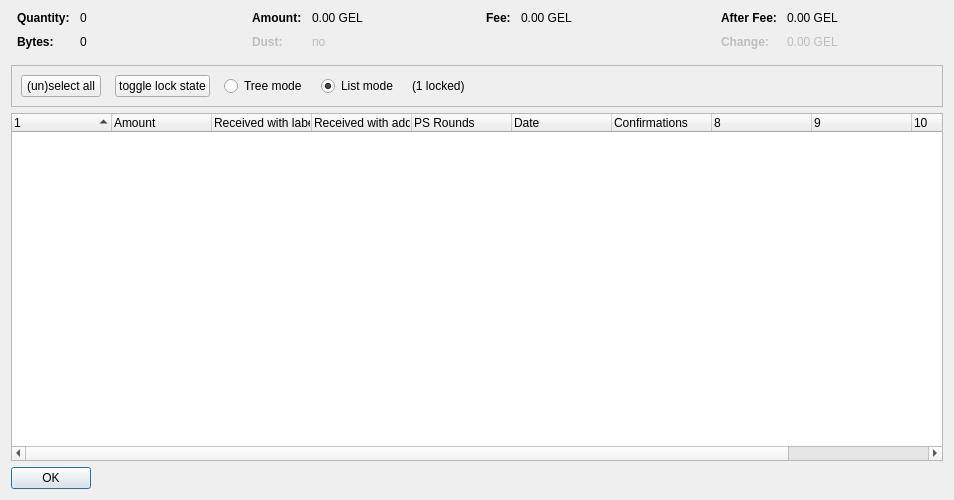
<?xml version="1.0" encoding="UTF-8"?>
<ui version="4.0">
 <class>CoinControlDialog</class>
 <widget class="QDialog" name="CoinControlDialog">
  <property name="geometry">
   <rect>
    <x>0</x>
    <y>0</y>
    <width>954</width>
    <height>500</height>
   </rect>
  </property>
  <property name="windowTitle">
   <string>Coin Selection</string>
  </property>
  <layout class="QVBoxLayout" name="verticalLayout">
   <item>
    <layout class="QHBoxLayout" name="horizontalLayoutTop" stretch="0,0,0,0">
     <property name="topMargin">
      <number>0</number>
     </property>
     <property name="bottomMargin">
      <number>10</number>
     </property>
     <item>
      <layout class="QFormLayout" name="formLayoutCoinControl1">
       <property name="horizontalSpacing">
        <number>10</number>
       </property>
       <property name="verticalSpacing">
        <number>10</number>
       </property>
       <property name="leftMargin">
        <number>6</number>
       </property>
       <property name="rightMargin">
        <number>6</number>
       </property>
       <item row="0" column="0">
        <widget class="QLabel" name="labelCoinControlQuantityText">
         <property name="font">
          <font>
           <weight>75</weight>
           <bold>true</bold>
          </font>
         </property>
         <property name="text">
          <string>Quantity:</string>
         </property>
        </widget>
       </item>
       <item row="0" column="1">
        <widget class="QLabel" name="labelCoinControlQuantity">
         <property name="cursor">
          <cursorShape>IBeamCursor</cursorShape>
         </property>
         <property name="contextMenuPolicy">
          <enum>Qt::ActionsContextMenu</enum>
         </property>
         <property name="text">
          <string notr="true">0</string>
         </property>
         <property name="textInteractionFlags">
          <set>Qt::LinksAccessibleByMouse|Qt::TextSelectableByKeyboard|Qt::TextSelectableByMouse</set>
         </property>
        </widget>
       </item>
       <item row="1" column="0">
        <widget class="QLabel" name="labelCoinControlBytesText">
         <property name="font">
          <font>
           <weight>75</weight>
           <bold>true</bold>
          </font>
         </property>
         <property name="text">
          <string>Bytes:</string>
         </property>
        </widget>
       </item>
       <item row="1" column="1">
        <widget class="QLabel" name="labelCoinControlBytes">
         <property name="cursor">
          <cursorShape>IBeamCursor</cursorShape>
         </property>
         <property name="contextMenuPolicy">
          <enum>Qt::ActionsContextMenu</enum>
         </property>
         <property name="text">
          <string notr="true">0</string>
         </property>
         <property name="textInteractionFlags">
          <set>Qt::LinksAccessibleByMouse|Qt::TextSelectableByKeyboard|Qt::TextSelectableByMouse</set>
         </property>
        </widget>
       </item>
      </layout>
     </item>
     <item>
      <layout class="QFormLayout" name="formLayoutCoinControl2">
       <property name="horizontalSpacing">
        <number>10</number>
       </property>
       <property name="verticalSpacing">
        <number>10</number>
       </property>
       <property name="leftMargin">
        <number>6</number>
       </property>
       <property name="rightMargin">
        <number>6</number>
       </property>
       <item row="0" column="0">
        <widget class="QLabel" name="labelCoinControlAmountText">
         <property name="font">
          <font>
           <weight>75</weight>
           <bold>true</bold>
          </font>
         </property>
         <property name="text">
          <string>Amount:</string>
         </property>
        </widget>
       </item>
       <item row="0" column="1">
        <widget class="QLabel" name="labelCoinControlAmount">
         <property name="cursor">
          <cursorShape>IBeamCursor</cursorShape>
         </property>
         <property name="contextMenuPolicy">
          <enum>Qt::ActionsContextMenu</enum>
         </property>
         <property name="text">
          <string notr="true">0.00 GEL</string>
         </property>
         <property name="textInteractionFlags">
          <set>Qt::LinksAccessibleByMouse|Qt::TextSelectableByKeyboard|Qt::TextSelectableByMouse</set>
         </property>
        </widget>
       </item>
       <item row="1" column="0">
        <widget class="QLabel" name="labelCoinControlLowOutputText">
         <property name="enabled">
          <bool>false</bool>
         </property>
         <property name="font">
          <font>
           <weight>75</weight>
           <bold>true</bold>
          </font>
         </property>
         <property name="text">
          <string>Dust:</string>
         </property>
        </widget>
       </item>
       <item row="1" column="1">
        <widget class="QLabel" name="labelCoinControlLowOutput">
         <property name="enabled">
          <bool>false</bool>
         </property>
         <property name="cursor">
          <cursorShape>IBeamCursor</cursorShape>
         </property>
         <property name="contextMenuPolicy">
          <enum>Qt::ActionsContextMenu</enum>
         </property>
         <property name="text">
          <string notr="true">no</string>
         </property>
         <property name="textInteractionFlags">
          <set>Qt::LinksAccessibleByMouse|Qt::TextSelectableByKeyboard|Qt::TextSelectableByMouse</set>
         </property>
        </widget>
       </item>
      </layout>
     </item>
     <item>
      <layout class="QFormLayout" name="formLayoutCoinControl3">
       <property name="horizontalSpacing">
        <number>10</number>
       </property>
       <property name="verticalSpacing">
        <number>10</number>
       </property>
       <property name="leftMargin">
        <number>6</number>
       </property>
       <property name="rightMargin">
        <number>6</number>
       </property>
       <item row="0" column="0">
        <widget class="QLabel" name="labelCoinControlFeeText">
         <property name="font">
          <font>
           <weight>75</weight>
           <bold>true</bold>
          </font>
         </property>
         <property name="text">
          <string>Fee:</string>
         </property>
        </widget>
       </item>
       <item row="0" column="1">
        <widget class="QLabel" name="labelCoinControlFee">
         <property name="cursor">
          <cursorShape>IBeamCursor</cursorShape>
         </property>
         <property name="contextMenuPolicy">
          <enum>Qt::ActionsContextMenu</enum>
         </property>
         <property name="text">
          <string notr="true">0.00 GEL</string>
         </property>
         <property name="textInteractionFlags">
          <set>Qt::LinksAccessibleByMouse|Qt::TextSelectableByKeyboard|Qt::TextSelectableByMouse</set>
         </property>
        </widget>
       </item>
      </layout>
     </item>
     <item>
      <layout class="QFormLayout" name="formLayoutCoinControl4">
       <property name="horizontalSpacing">
        <number>10</number>
       </property>
       <property name="verticalSpacing">
        <number>10</number>
       </property>
       <property name="leftMargin">
        <number>6</number>
       </property>
       <property name="rightMargin">
        <number>6</number>
       </property>
       <item row="0" column="0">
        <widget class="QLabel" name="labelCoinControlAfterFeeText">
         <property name="font">
          <font>
           <weight>75</weight>
           <bold>true</bold>
          </font>
         </property>
         <property name="text">
          <string>After Fee:</string>
         </property>
        </widget>
       </item>
       <item row="0" column="1">
        <widget class="QLabel" name="labelCoinControlAfterFee">
         <property name="cursor">
          <cursorShape>IBeamCursor</cursorShape>
         </property>
         <property name="contextMenuPolicy">
          <enum>Qt::ActionsContextMenu</enum>
         </property>
         <property name="text">
          <string notr="true">0.00 GEL</string>
         </property>
         <property name="textInteractionFlags">
          <set>Qt::LinksAccessibleByMouse|Qt::TextSelectableByKeyboard|Qt::TextSelectableByMouse</set>
         </property>
        </widget>
       </item>
       <item row="1" column="0">
        <widget class="QLabel" name="labelCoinControlChangeText">
         <property name="enabled">
          <bool>false</bool>
         </property>
         <property name="font">
          <font>
           <weight>75</weight>
           <bold>true</bold>
          </font>
         </property>
         <property name="text">
          <string>Change:</string>
         </property>
        </widget>
       </item>
       <item row="1" column="1">
        <widget class="QLabel" name="labelCoinControlChange">
         <property name="enabled">
          <bool>false</bool>
         </property>
         <property name="cursor">
          <cursorShape>IBeamCursor</cursorShape>
         </property>
         <property name="contextMenuPolicy">
          <enum>Qt::ActionsContextMenu</enum>
         </property>
         <property name="text">
          <string notr="true">0.00 GEL</string>
         </property>
         <property name="textInteractionFlags">
          <set>Qt::LinksAccessibleByMouse|Qt::TextSelectableByKeyboard|Qt::TextSelectableByMouse</set>
         </property>
        </widget>
       </item>
      </layout>
     </item>
    </layout>
   </item>
   <item>
    <widget class="QFrame" name="frame">
     <property name="minimumSize">
      <size>
       <width>0</width>
       <height>40</height>
      </size>
     </property>
     <property name="frameShape">
      <enum>QFrame::StyledPanel</enum>
     </property>
     <property name="frameShadow">
      <enum>QFrame::Sunken</enum>
     </property>
     <layout class="QHBoxLayout" name="horizontalLayout">
      <item>
       <layout class="QHBoxLayout" name="horizontalLayoutPanel" stretch="0,0,0,0,0,0">
        <property name="spacing">
         <number>14</number>
        </property>
        <item>
         <widget class="QPushButton" name="pushButtonSelectAll">
          <property name="sizePolicy">
           <sizepolicy hsizetype="Maximum" vsizetype="Fixed">
            <horstretch>0</horstretch>
            <verstretch>0</verstretch>
           </sizepolicy>
          </property>
          <property name="text">
           <string>(un)select all</string>
          </property>
          <property name="autoDefault">
           <bool>false</bool>
          </property>
         </widget>
        </item>
        <item>
         <widget class="QPushButton" name="pushButtonToggleLock">
          <property name="sizePolicy">
           <sizepolicy hsizetype="Maximum" vsizetype="Fixed">
            <horstretch>0</horstretch>
            <verstretch>0</verstretch>
           </sizepolicy>
          </property>
          <property name="text">
           <string>toggle lock state</string>
          </property>
          <property name="autoDefault">
           <bool>false</bool>
          </property>
         </widget>
        </item>
        <item>
         <widget class="QRadioButton" name="radioTreeMode">
          <property name="sizePolicy">
           <sizepolicy hsizetype="Maximum" vsizetype="Fixed">
            <horstretch>0</horstretch>
            <verstretch>0</verstretch>
           </sizepolicy>
          </property>
          <property name="text">
           <string>Tree mode</string>
          </property>
         </widget>
        </item>
        <item>
         <widget class="QRadioButton" name="radioListMode">
          <property name="sizePolicy">
           <sizepolicy hsizetype="Maximum" vsizetype="Fixed">
            <horstretch>0</horstretch>
            <verstretch>0</verstretch>
           </sizepolicy>
          </property>
          <property name="text">
           <string>List mode</string>
          </property>
          <property name="checked">
           <bool>true</bool>
          </property>
         </widget>
        </item>
        <item>
         <widget class="QLabel" name="labelLocked">
          <property name="text">
           <string>(1 locked)</string>
          </property>
         </widget>
        </item>
        <item>
         <spacer name="horizontalSpacer">
          <property name="orientation">
           <enum>Qt::Horizontal</enum>
          </property>
          <property name="sizeHint" stdset="0">
           <size>
            <width>40</width>
            <height>20</height>
           </size>
          </property>
         </spacer>
        </item>
       </layout>
      </item>
     </layout>
    </widget>
   </item>
   <item>
    <widget class="CoinControlTreeWidget" name="treeWidget">
     <property name="contextMenuPolicy">
      <enum>Qt::CustomContextMenu</enum>
     </property>
     <property name="sortingEnabled">
      <bool>false</bool>
     </property>
     <property name="columnCount">
      <number>11</number>
     </property>
     <attribute name="headerShowSortIndicator" stdset="0">
      <bool>true</bool>
     </attribute>
     <attribute name="headerStretchLastSection">
      <bool>false</bool>
     </attribute>
     <column>
      <property name="text">
       <string/>
      </property>
     </column>
     <column>
      <property name="text">
       <string>Amount</string>
      </property>
     </column>
     <column>
      <property name="text">
       <string>Received with label</string>
      </property>
     </column>
     <column>
      <property name="text">
       <string>Received with address</string>
      </property>
     </column>
     <column>
      <property name="text">
       <string>PS Rounds</string>
      </property>
     </column>
     <column>
      <property name="text">
       <string>Date</string>
      </property>
     </column>
     <column>
      <property name="text">
       <string>Confirmations</string>
      </property>
      <property name="toolTip">
       <string>Confirmed</string>
      </property>
     </column>
     <column>
      <property name="text">
       <string/>
      </property>
     </column>
     <column>
      <property name="text">
       <string/>
      </property>
     </column>
     <column>
      <property name="text">
       <string/>
      </property>
     </column>
     <column>
      <property name="text">
       <string/>
      </property>
     </column>
    </widget>
   </item>
   <item>
    <widget class="QDialogButtonBox" name="buttonBox">
     <property name="sizePolicy">
      <sizepolicy hsizetype="Maximum" vsizetype="Fixed">
       <horstretch>0</horstretch>
       <verstretch>0</verstretch>
      </sizepolicy>
     </property>
     <property name="orientation">
      <enum>Qt::Horizontal</enum>
     </property>
     <property name="standardButtons">
      <set>QDialogButtonBox::Ok</set>
     </property>
    </widget>
   </item>
  </layout>
 </widget>
 <customwidgets>
  <customwidget>
   <class>CoinControlTreeWidget</class>
   <extends>QTreeWidget</extends>
   <header>coincontroltreewidget.h</header>
  </customwidget>
 </customwidgets>
 <resources/>
 <connections/>
</ui>
